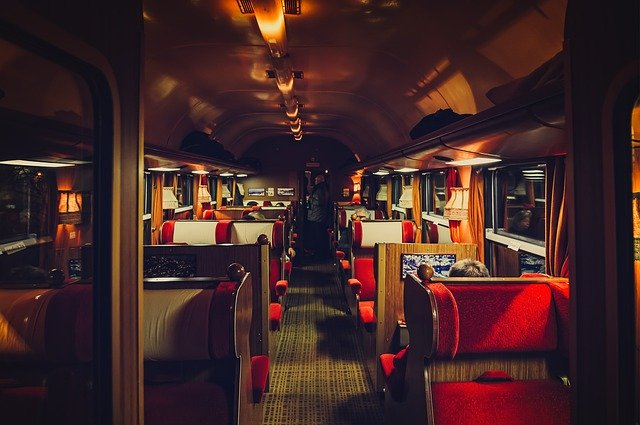
#> input picture opencv/study/PythonCode/images/img12.jpg, 640 x 425 px
$ python c2_perspective.py
#> lines starting #> are read from the running program, lines starting #| are printed output that depends on the picture
### opencv/study/PythonCode/imgRead.py
import cv2

# 영상을 불러오기
def imgRead(imgPath, imgReadType, imgResWidth, imgResHeight):
#> called with imgPath = './images/img12.jpg', imgReadType = 0, imgResWidth = 320, imgResHeight = 240
    img = cv2.imread(imgPath, imgReadType)
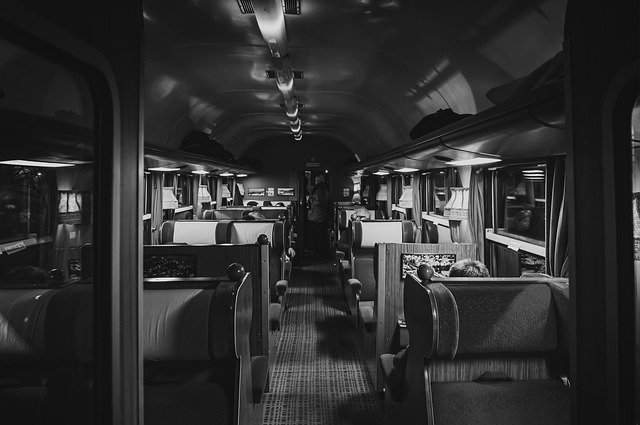
#> img: shape (425, 640); min 0, max 255, mean 46.7
    if imgResHeight != 0 | imgResWidth != 0:
        img = cv2.resize(img, (imgResWidth, imgResHeight))
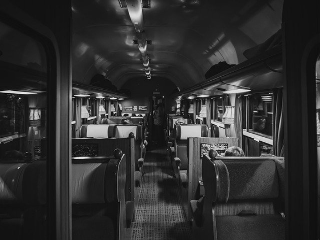
#> img: shape (240, 320); min 3, max 242, mean 46.6
    return img

### opencv/study/PythonCode/createFolder.py
import os

# 폴더 생성하기
def createFolder(dir):
    try:
        if not os.path.exists(dir):
            os.makedirs(dir)
    except OSError:
        print ('Error: createFolder')

### opencv/study/PythonCode/c2_perspective.py
# 투시 변환 예제 (c2_perspective.py)

# 관련 라이브러리 선언
import numpy as np
import cv2
from imgRead import imgRead
from createFolder import createFolder

# 영상 읽기
img1 = imgRead("./images/img12.jpg", cv2.IMREAD_GRAYSCALE, 320, 240)

# 투시 변환 수행
h, w = img1.shape
#> h = 240; w = 320
point1_src = np.float32([[1,1], [w-10,10], [5,h-5], [w-4,h-4]])
point1_dst = np.float32([[15,15], [w-60,15], [10,h-25], [w-100,h-50]])
point2_src = np.float32([[148,145], [168,144], [136,223], [188,222]])
point2_dst = np.float32([[136,145], [188,144], [136,223], [188,222]])
per_mat1 = cv2.getPerspectiveTransform(point1_src, point1_dst)
per_mat2 = cv2.getPerspectiveTransform(point2_src, point2_dst)
res1 = cv2.warpPerspective(img1, per_mat1, (w,h))
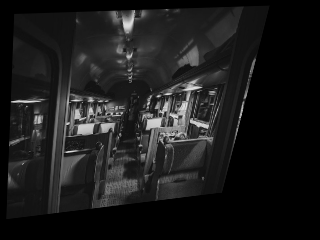
#> res1: shape (240, 320); min 0, max 231, mean 27.3
res2 = cv2.warpPerspective(img1, per_mat2, (w,h))
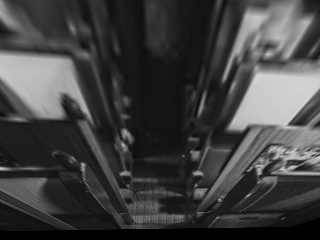
#> res2: shape (240, 320); min 0, max 214, mean 64.7

# 결과 영상 출력
displays = [("input1", img1),
            ("res1", res1),
            ("res2", res2)]
for (name, out) in displays:
    cv2.imshow(name, out)
#> this loop made 3 passes
#> name on passes 1 to 3: 'input1', 'res1', 'res2'

# 키보드 입력을 기다린 후 모든 영상창 닫기
cv2.waitKey(0)
cv2.destroyAllWindows()

# 영상 저장
save_dir = "./code_res_imgs/c2_perspective"
createFolder(save_dir)
for (name, out) in displays:
    cv2.imwrite(save_dir + "/" + name + ".jpg", out)

$ run again, with opencv/study/PythonCode/images/img1.jpg copied over opencv/study/PythonCode/images/img12.jpg
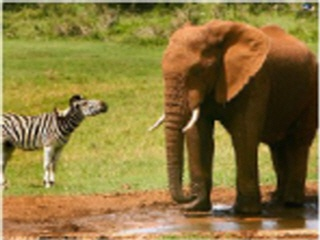
#> input picture opencv/study/PythonCode/images/img1.jpg, 320 x 240 px
#> `res1 = cv2.warpPerspective(img1, per_mat1, (w,h))`:
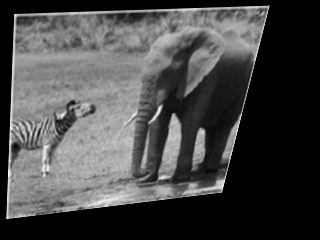
#> res1: shape (240, 320); min 0, max 248, mean 71.2
#> `res2 = cv2.warpPerspective(img1, per_mat2, (w,h))`:
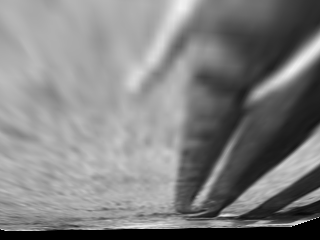
#> res2: shape (240, 320); min 0, max 242, mean 128.3
#> the loop `for (name, out) in displays:` made 3 passes
#> name on passes 1 to 3: 'input1', 'res1', 'res2'

$ run again, with opencv/study/PythonCode/images/img10.jpg copied over opencv/study/PythonCode/images/img12.jpg
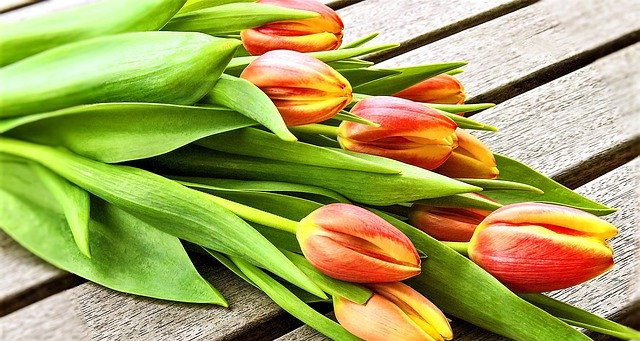
#> input picture opencv/study/PythonCode/images/img10.jpg, 640 x 341 px
#> `res1 = cv2.warpPerspective(img1, per_mat1, (w,h))`:
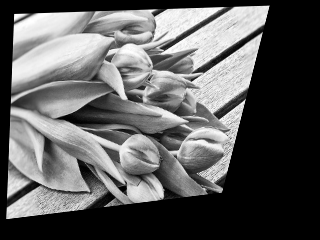
#> res1: shape (240, 320); min 0, max 255, mean 93.6
#> `res2 = cv2.warpPerspective(img1, per_mat2, (w,h))`:
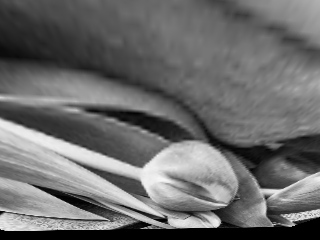
#> res2: shape (240, 320); min 0, max 247, mean 107.3
#> the loop `for (name, out) in displays:` made 3 passes
#> name on passes 1 to 3: 'input1', 'res1', 'res2'

$ run again, with opencv/study/PythonCode/images/img11.jpg copied over opencv/study/PythonCode/images/img12.jpg
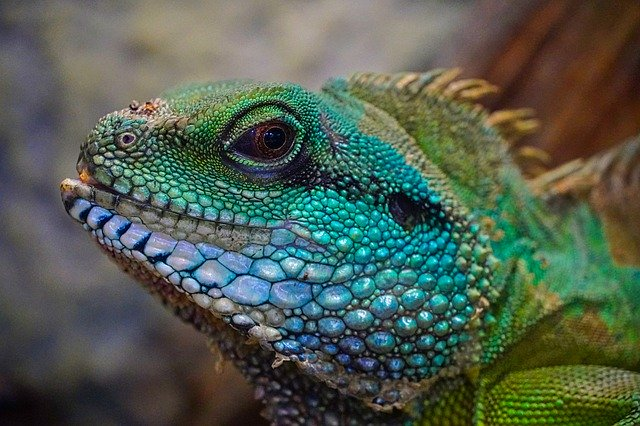
#> input picture opencv/study/PythonCode/images/img11.jpg, 640 x 426 px
#> `res1 = cv2.warpPerspective(img1, per_mat1, (w,h))`:
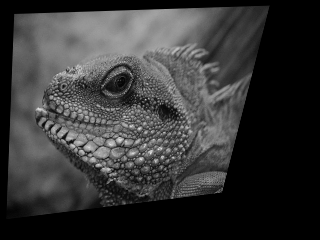
#> res1: shape (240, 320); min 0, max 229, mean 54.1
#> `res2 = cv2.warpPerspective(img1, per_mat2, (w,h))`:
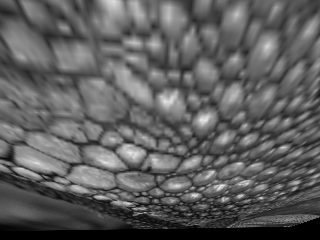
#> res2: shape (240, 320); min 0, max 236, mean 93.7
#> the loop `for (name, out) in displays:` made 3 passes
#> name on passes 1 to 3: 'input1', 'res1', 'res2'
